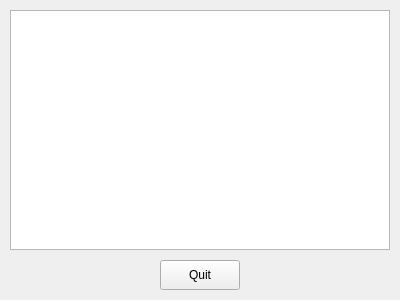
<?xml version="1.0" encoding="UTF-8"?>
<ui version="4.0">
 <class>MainWindow</class>
 <widget class="QMainWindow" name="MainWindow">
  <property name="geometry">
   <rect>
    <x>0</x>
    <y>0</y>
    <width>400</width>
    <height>300</height>
   </rect>
  </property>
  <property name="windowTitle">
   <string>MIDI Player</string>
  </property>
  <widget class="QWidget" name="centralwidget">
   <widget class="QListWidget" name="midiListWidget">
    <property name="geometry">
     <rect>
      <x>10</x>
      <y>10</y>
      <width>380</width>
      <height>240</height>
     </rect>
    </property>
   </widget>
   <widget class="QPushButton" name="quitButton">
    <property name="geometry">
     <rect>
      <x>160</x>
      <y>260</y>
      <width>80</width>
      <height>30</height>
     </rect>
    </property>
    <property name="text">
     <string>Quit</string>
    </property>
   </widget>
  </widget>
  <layout class="QVBoxLayout" name="verticalLayout"/>
  <connections/>
 </widget>
 <resources/>
 <connections/>
</ui>
